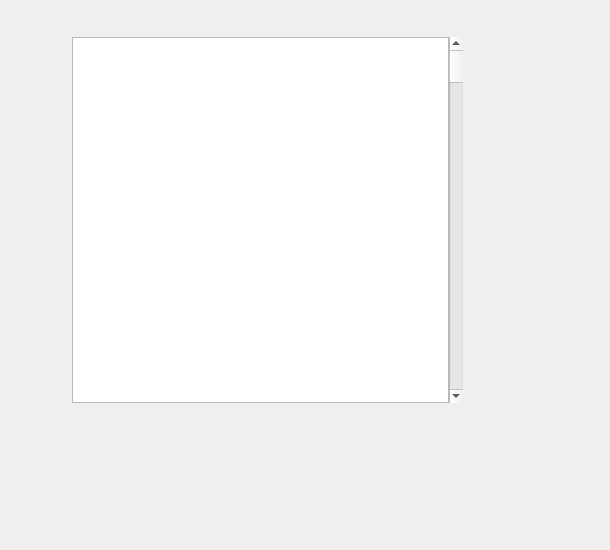
<?xml version="1.0" encoding="UTF-8"?>
<ui version="4.0">
 <class>SimpleTranslatePopup</class>
 <widget class="QWidget" name="SimpleTranslatePopup">
  <property name="geometry">
   <rect>
    <x>0</x>
    <y>0</y>
    <width>610</width>
    <height>550</height>
   </rect>
  </property>
  <widget class="QWidget" name="verticalLayoutWidget">
   <property name="geometry">
    <rect>
     <x>40</x>
     <y>20</y>
     <width>471</width>
     <height>431</height>
    </rect>
   </property>
   <layout class="QVBoxLayout" name="outerLayout">
    <property name="spacing">
     <number>0</number>
    </property>
    <property name="leftMargin">
     <number>12</number>
    </property>
    <property name="topMargin">
     <number>12</number>
    </property>
    <property name="rightMargin">
     <number>12</number>
    </property>
    <property name="bottomMargin">
     <number>12</number>
    </property>
    <item>
     <widget class="QFrame" name="bgFrame">
      <property name="lineWidth">
       <number>0</number>
      </property>
      <widget class="QWidget" name="gridLayoutWidget">
       <property name="geometry">
        <rect>
         <x>0</x>
         <y>0</y>
         <width>431</width>
         <height>391</height>
        </rect>
       </property>
       <layout class="QGridLayout" name="mainLayout">
        <property name="spacing">
         <number>0</number>
        </property>
        <item row="0" column="0">
         <layout class="QGridLayout" name="titleLayout">
          <property name="sizeConstraint">
           <enum>QLayout::SizeConstraint::SetDefaultConstraint</enum>
          </property>
          <property name="leftMargin">
           <number>5</number>
          </property>
          <property name="topMargin">
           <number>5</number>
          </property>
          <property name="rightMargin">
           <number>5</number>
          </property>
          <property name="spacing">
           <number>0</number>
          </property>
         </layout>
        </item>
        <item row="1" column="0">
         <layout class="QHBoxLayout" name="textLayout">
          <property name="spacing">
           <number>0</number>
          </property>
          <property name="sizeConstraint">
           <enum>QLayout::SizeConstraint::SetDefaultConstraint</enum>
          </property>
          <property name="leftMargin">
           <number>20</number>
          </property>
          <property name="rightMargin">
           <number>20</number>
          </property>
          <property name="bottomMargin">
           <number>20</number>
          </property>
          <item>
           <widget class="QTextBrowser" name="resultText">
            <property name="sizePolicy">
             <sizepolicy hsizetype="Preferred" vsizetype="MinimumExpanding">
              <horstretch>0</horstretch>
              <verstretch>0</verstretch>
             </sizepolicy>
            </property>
            <property name="font">
             <font>
              <pointsize>15</pointsize>
              <stylestrategy>PreferAntialias</stylestrategy>
             </font>
            </property>
            <property name="horizontalScrollBarPolicy">
             <enum>Qt::ScrollBarPolicy::ScrollBarAlwaysOff</enum>
            </property>
            <property name="sizeAdjustPolicy">
             <enum>QAbstractScrollArea::SizeAdjustPolicy::AdjustToContents</enum>
            </property>
            <property name="readOnly">
             <bool>true</bool>
            </property>
           </widget>
          </item>
          <item>
           <widget class="QScrollBar" name="outerVScrollBar">
            <property name="orientation">
             <enum>Qt::Orientation::Vertical</enum>
            </property>
           </widget>
          </item>
         </layout>
        </item>
        <item row="2" column="0">
         <layout class="QGridLayout" name="statusLayout"/>
        </item>
       </layout>
      </widget>
     </widget>
    </item>
   </layout>
  </widget>
 </widget>
 <resources/>
 <connections/>
</ui>
